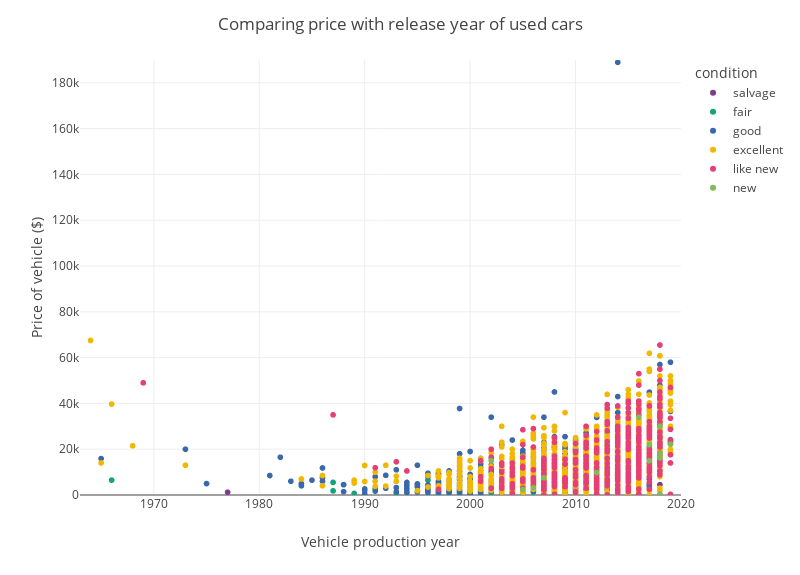

This figure's notebook cell:
### Code cell
# make slider sample size! that's fun


# explore data
fig = px.scatter(sample,
                 x='model_year',
                 y='price',
                 color='condition',
                 category_orders={'condition': [
                     'salvage', 'fair', 'good', 'excellent', 'like new', 'new']}
                 )
fig.update_layout(title='Comparing price with release year of used cars',
                  xaxis_title="Vehicle production year",
                  yaxis_title="Price of vehicle ($)",
                  width=800,
                  height=575,
                  )

# Set x and y axis limits
fig.update_xaxes(range=[sample['model_year'].min() -
                 1, sample['model_year'].max()+1])
fig.update_yaxes(range=[0, sample['price'].max()+1000])

fig.show()

### Figure 1 — Plotly figure (JSON) as saved in the notebook; plotly's stock layout.template omitted (floating-point values rounded to 4 significant figures; data arrays with more than 128 entries replaced by an {"elided": "..."} marker saying what was removed)
{"data": [{"hovertemplate": "condition=salvage<br>model_year=%{x}<br>price=%{y}<extra></extra>", "legendgroup": "salvage", "marker": {"color": "rgb(127, 60, 141)", "symbol": "circle"}, "mode": "markers", "name": "salvage", "showlegend": true, "type": "scattergl", "x": [2002, 2013, 2005, 2018, 2003, 2000, 2005, 2017, 1977], "xaxis": "x", "y": [6000, 2400, 700, 4500, 1400, 580, 5000, 5200, 1200], "yaxis": "y"}, {"hovertemplate": "condition=fair<br>model_year=%{x}<br>price=%{y}<extra></extra>", "legendgroup": "fair", "marker": {"color": "rgb(17, 165, 121)", "symbol": "circle"}, "mode": "markers", "name": "fair", "showlegend": true, "type": "scattergl", "x": {"elided": "146 int values"}, "xaxis": "x", "y": {"elided": "146 int values"}, "yaxis": "y"}, {"hovertemplate": "condition=good<br>model_year=%{x}<br>price=%{y}<extra></extra>", "legendgroup": "good", "marker": {"color": "rgb(57, 105, 172)", "symbol": "circle"}, "mode": "markers", "name": "good", "showlegend": true, "type": "scattergl", "x": {"elided": "1908 int values"}, "xaxis": "x", "y": {"elided": "1908 int values"}, "yaxis": "y"}, {"hovertemplate": "condition=excellent<br>model_year=%{x}<br>price=%{y}<extra></extra>", "legendgroup": "excellent", "marker": {"color": "rgb(242, 183, 1)", "symbol": "circle"}, "mode": "markers", "name": "excellent", "showlegend": true, "type": "scattergl", "x": {"elided": "2463 int values"}, "xaxis": "x", "y": {"elided": "2463 int values"}, "yaxis": "y"}, {"hovertemplate": "condition=like new<br>model_year=%{x}<br>price=%{y}<extra></extra>", "legendgroup": "like new", "marker": {"color": "rgb(231, 63, 116)", "symbol": "circle"}, "mode": "markers", "name": "like new", "showlegend": true, "type": "scattergl", "x": {"elided": "460 int values"}, "xaxis": "x", "y": {"elided": "460 int values"}, "yaxis": "y"}, {"hovertemplate": "condition=new<br>model_year=%{x}<br>price=%{y}<extra></extra>", "legendgroup": "new", "marker": {"color": "rgb(128, 186, 90)", "symbol": "circle"}, "mode": "markers", "name": "new", "showlegend": true, "type": "scattergl", "x": [2016, 2019, 2017, 2018, 2018, 2012, 2002, 2005, 2007, 2018, 2018, 2018, 2017, 2006], "xaxis": "x", "y": [34000, 22146, 14950, 30000, 12, 9800, 14995, 2400, 7500, 16200, 18000, 250, 21999, 3200], "yaxis": "y"}], "layout": {"height": 575, "legend": {"title": {"text": "condition"}, "tracegroupgap": 0}, "margin": {"t": 60}, "title": {"text": "Comparing price with release year of used cars"}, "width": 800, "xaxis": {"anchor": "y", "domain": [0, 1], "range": [1963, 2020], "title": {"text": "Vehicle production year"}}, "yaxis": {"anchor": "x", "domain": [0, 1], "range": [0, 190000], "title": {"text": "Price of vehicle ($)"}}}}
